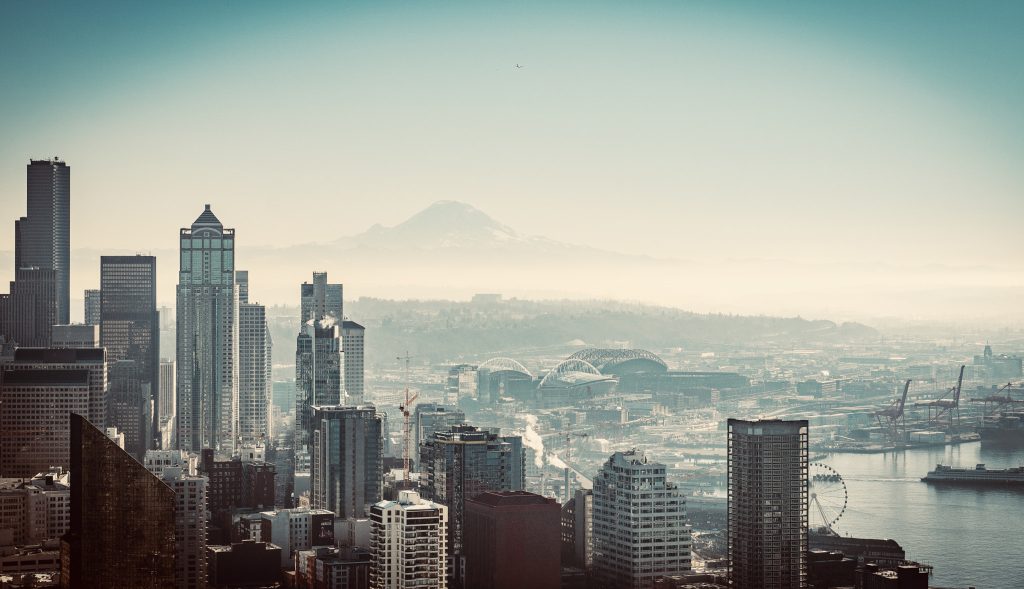
#> input picture assets/page4/page4Assets/seattle-skyline-cc0.jpg, 2048 x 1178 px, found by its file name (shown at 1/2 size)
$ python dither.py assets/page4/page4Assets/seattle-skyline-cc0.jpg assets/page4/page4Assets/web/skyline-1bit.png 360
#> lines starting #> are read from the running program, lines starting #| are printed output that depends on the picture; after the words box and inside, x2 and y2 are one past the last pixel; in counts of white or black regions, pixels touching at a corner belong together
# Hero 4 (Retro) screen picture: a 1-bit Atkinson dither (the MacPaint look) of page4Assets/seattle-skyline-cc0.jpg
# ("Mt Rainier (236988355)", Wikimedia Commons, CC0: downtown Seattle with Rainier behind).
# Run from the repo root: python assets/page4/dither.py assets/page4/page4Assets/seattle-skyline-cc0.jpg assets/page4/page4Assets/web/skyline-1bit.png 360
import sys
from PIL import Image, ImageOps, ImageEnhance
# Atkinson dither (MacPaint): spreads 6/8 of the error to 6 neighbours.
def atkinson(im):
    w, h = im.size; data = list(im.getdata()); px = [data[y*w:(y+1)*w] for y in range(h)]
    px = [[float(v) for v in row] for row in px]
    out = Image.new("1", (w, h))
    for y in range(h):
        for x in range(w):
            old = px[y][x]; new = 255 if old > 127 else 0
            out.putpixel((x, y), 1 if new else 0)
            err = (old - new) / 8
            for dx, dy in ((1,0),(2,0),(-1,1),(0,1),(1,1),(0,2)):
                if 0 <= x+dx < w and y+dy < h: px[y+dy][x+dx] += err
    return out
src, out, W = sys.argv[1], sys.argv[2], int(sys.argv[3])
im = Image.open(src).convert("L")
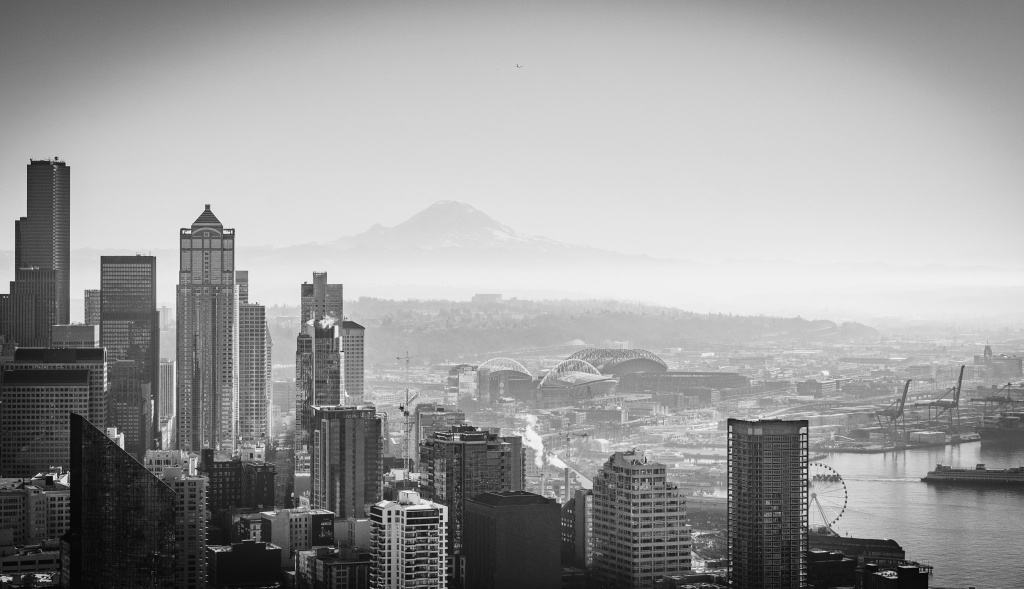
#> im: PIL image 2048x1178 L (shown at 1/2 size); min 2, max 253, mean 156
im = ImageOps.autocontrast(ImageEnhance.Contrast(im).enhance(1.2), cutoff=1)
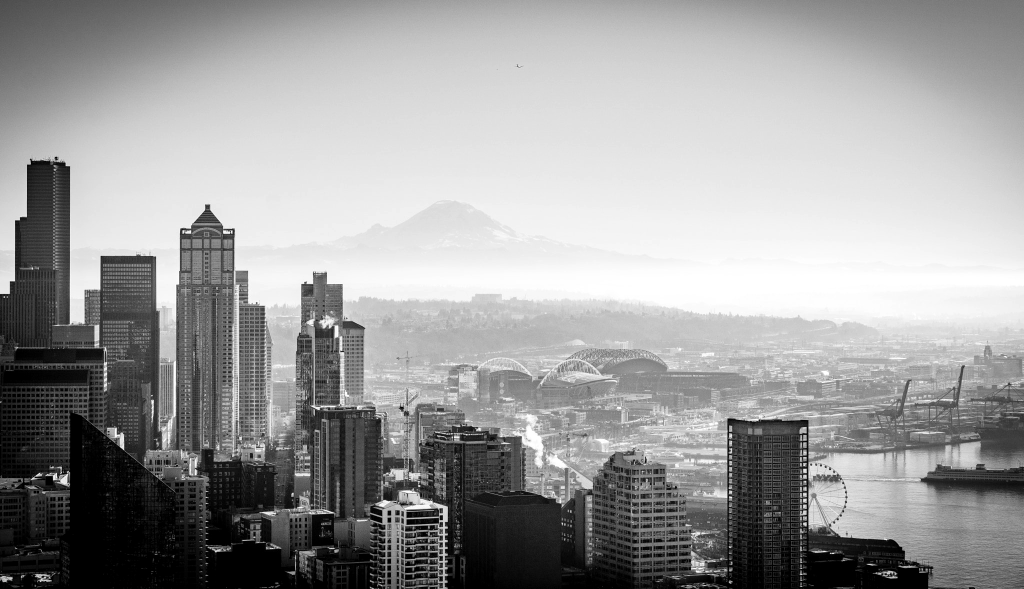
#> im: PIL image 2048x1178 L (shown at 1/2 size); min 0, max 255, mean 155.9
im = im.resize((W, round(W * im.height / im.width)), Image.LANCZOS)
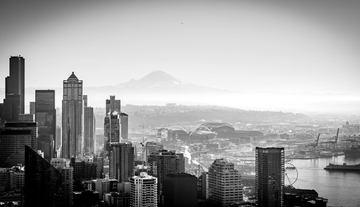
#> im: PIL image 360x207 L; min 0, max 255, mean 156
# 1-bit -> the site's own two colours: dune for black, bone for white
bits = atkinson(im)
#> in atkinson, `data = list(im.getdata())`: data = 74520 items
#> in atkinson, `px = [data[y * w:(y + 1) * w] for y in range(h)]`: px = 207 items
#> in atkinson, `out = Image.new("1", (w, h))`: out: PIL image 360x207 1; every value is 0
#> after the loop in atkinson, `for y in range(h):`:
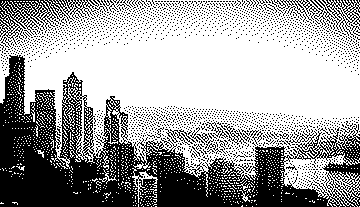
#> out: PIL image 360x207 1; 63.8% white; 2369 black regions (2344 under 20 px), largest, box (x1, y1, x2, y2) and area: (0, 55, 360, 207) 20600, (0, 0, 96, 45) 1273, (318, 0, 360, 37) 447
pal = Image.new("P", bits.size)
#> pal: PIL image 360x207 P; every value is 0
pal.putdata([1 if v else 0 for v in bits.convert("L").getdata()])  # index 0 = black, 1 = white
pal.putpalette([0x2a, 0x2f, 0x33, 0xf4, 0xef, 0xe8] + [0] * 762)
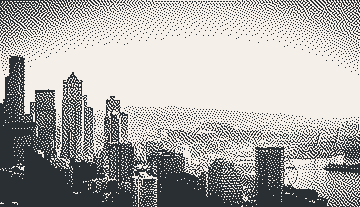
#> pal: PIL image 360x207 P; mean R, G, B 171, 169.6, 166.5
pal.save(out, optimize=True)
